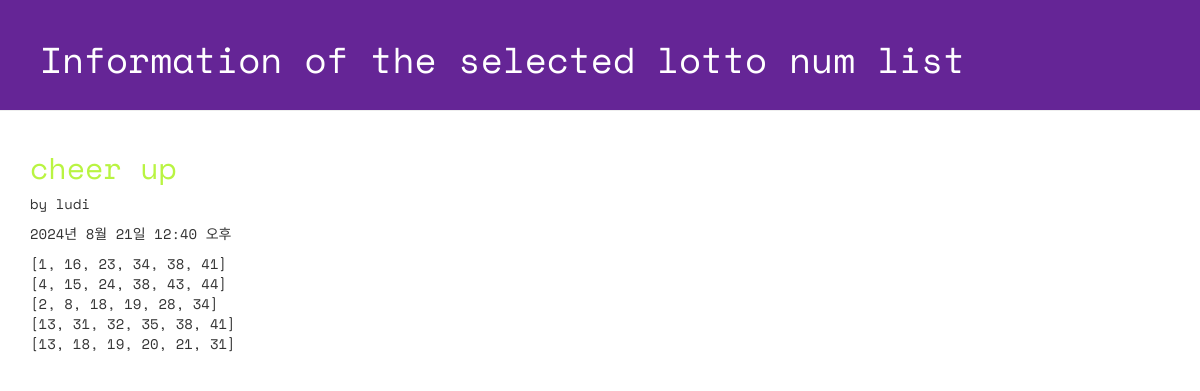
Page /lotto/3/detail on the committed database.
### lotto/models.py (models this page shows, shortened)
class GuessNumbers(models.Model):
    name = models.CharField(max_length=24) # 로또 번호 리스트의 이름
    text = models.CharField(max_length=255) # 로또 번호 리스트에 대한 설명
    lottos = models.CharField(max_length=255, default='[1, 2, 3, 4, 5, 6]') # 로또 번호들이 담길 str
    num_lotto = models.IntegerField(default=5) # 6개 번호 set의 갯수
    update_date = models.DateTimeField()

### lotto/views.py (the view)
# urls.py: path('lotto/<int:lottokey>/detail', views.detail, name='detail'),
def detail(request, lottokey):
    lotto = GuessNumbers.objects.get(pk = lottokey) # primary key
    return render(request, "lotto/detail.html", {"lotto": lotto})

### lotto/templates/lotto/detail.html (shortened to what this page needs)
<!DOCTYPE html>
{% load static %}
<html lang="ko">
<head>
    <link rel="stylesheet" href="//maxcdn.bootstrapcdn.com/bootstrap/3.2.0/css/bootstrap.min.css">
    <link rel="stylesheet" href="//maxcdn.bootstrapcdn.com/bootstrap/3.2.0/css/bootstrap-theme.min.css">
    <link rel="stylesheet" href="{% static 'css/lotto.css'%}">
</head>
<body>
    <div class="page-header">
        <h1>Information of the selected lotto num list</h1>
    </div>
    <div class="container lotto">
        <h2>{{ lotto.text }}</h2>
        <p> by {{ lotto.name }}</p>
        <p> {{ lotto.update_date }}</p>
        <p> {{ lotto.lottos | linebreaksbr }}</p>
    </div>
</body>
</html>

### lotto/static/css/lotto.css (style rules this page uses)
.page-header { background-color: #652596; margin-top: 0; padding: 20px 20px 20px 40px; font-family: 'Space Mono', monospace; }
.page-header h1 { color: #FFFFFF; }
.container { font-family: 'Space Mono', monospace; }
.container h2 { color: #b9f442; }

### rows in the picture
GuessNumbers: text "cheer up", name "ludi", update_date "2024년 8월 21일 12:40 오후", lottos "[1, 16, 23, 34, 38, 41] [4, 15, 24, 38, 43, 44] [2, 8, 18, 19, 28, 34] [13, 31, 32, 35, 38, 41] [13, 18, 19, 20, 21, 31]"
